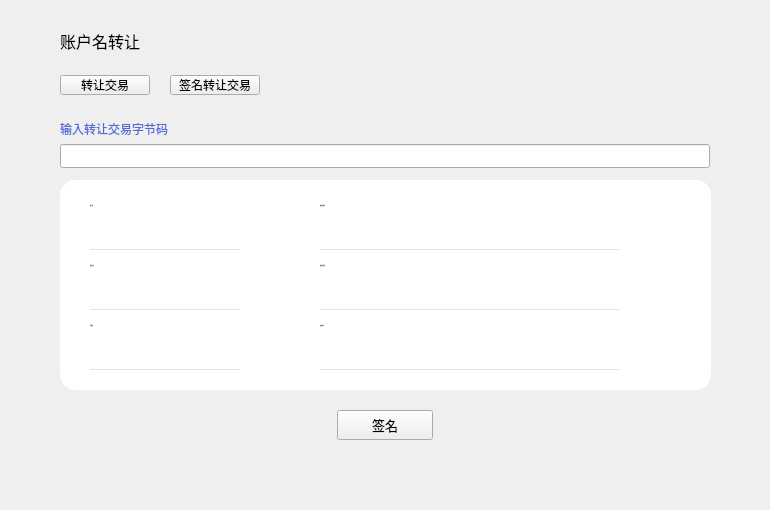
<?xml version="1.0" encoding="UTF-8"?>
<ui version="4.0">
 <class>NameTransferPage</class>
 <widget class="QWidget" name="NameTransferPage">
  <property name="geometry">
   <rect>
    <x>0</x>
    <y>0</y>
    <width>770</width>
    <height>510</height>
   </rect>
  </property>
  <property name="windowTitle">
   <string>Form</string>
  </property>
  <widget class="QLabel" name="title_label">
   <property name="geometry">
    <rect>
     <x>60</x>
     <y>28</y>
     <width>200</width>
     <height>26</height>
    </rect>
   </property>
   <property name="font">
    <font>
     <family>微软雅黑</family>
     <pointsize>12</pointsize>
     <weight>50</weight>
     <italic>false</italic>
     <bold>false</bold>
    </font>
   </property>
   <property name="styleSheet">
    <string notr="true"/>
   </property>
   <property name="text">
    <string>账户名转让</string>
   </property>
  </widget>
  <widget class="QPushButton" name="typeSignBtn">
   <property name="geometry">
    <rect>
     <x>170</x>
     <y>75</y>
     <width>90</width>
     <height>20</height>
    </rect>
   </property>
   <property name="cursor">
    <cursorShape>PointingHandCursor</cursorShape>
   </property>
   <property name="styleSheet">
    <string notr="true"/>
   </property>
   <property name="text">
    <string>签名转让交易</string>
   </property>
  </widget>
  <widget class="QPushButton" name="typeTrxBtn">
   <property name="geometry">
    <rect>
     <x>60</x>
     <y>75</y>
     <width>90</width>
     <height>20</height>
    </rect>
   </property>
   <property name="cursor">
    <cursorShape>PointingHandCursor</cursorShape>
   </property>
   <property name="styleSheet">
    <string notr="true"/>
   </property>
   <property name="text">
    <string>转让交易</string>
   </property>
  </widget>
  <widget class="QStackedWidget" name="stackedWidget">
   <property name="geometry">
    <rect>
     <x>0</x>
     <y>100</y>
     <width>770</width>
     <height>390</height>
    </rect>
   </property>
   <property name="currentIndex">
    <number>1</number>
   </property>
   <widget class="QWidget" name="page1">
    <widget class="QToolButton" name="createTrxBtn">
     <property name="geometry">
      <rect>
       <x>610</x>
       <y>9</y>
       <width>100</width>
       <height>20</height>
      </rect>
     </property>
     <property name="font">
      <font>
       <family>微软雅黑</family>
       <weight>50</weight>
       <italic>false</italic>
       <bold>false</bold>
      </font>
     </property>
     <property name="cursor">
      <cursorShape>PointingHandCursor</cursorShape>
     </property>
     <property name="focusPolicy">
      <enum>Qt::NoFocus</enum>
     </property>
     <property name="styleSheet">
      <string notr="true"/>
     </property>
     <property name="text">
      <string>生成转让交易</string>
     </property>
     <property name="BtnStyle" stdset="0">
      <string>btn1</string>
     </property>
    </widget>
    <widget class="QTableWidget" name="trxTableWidget">
     <property name="geometry">
      <rect>
       <x>60</x>
       <y>40</y>
       <width>650</width>
       <height>294</height>
      </rect>
     </property>
     <property name="cursor" stdset="0">
      <cursorShape>PointingHandCursor</cursorShape>
     </property>
     <property name="layoutDirection">
      <enum>Qt::LeftToRight</enum>
     </property>
     <property name="styleSheet">
      <string notr="true"/>
     </property>
     <property name="frameShape">
      <enum>QFrame::Box</enum>
     </property>
     <property name="frameShadow">
      <enum>QFrame::Plain</enum>
     </property>
     <property name="verticalScrollBarPolicy">
      <enum>Qt::ScrollBarAsNeeded</enum>
     </property>
     <property name="horizontalScrollBarPolicy">
      <enum>Qt::ScrollBarAlwaysOff</enum>
     </property>
     <property name="autoScroll">
      <bool>true</bool>
     </property>
     <property name="editTriggers">
      <set>QAbstractItemView::NoEditTriggers</set>
     </property>
     <property name="selectionMode">
      <enum>QAbstractItemView::NoSelection</enum>
     </property>
     <property name="iconSize">
      <size>
       <width>19</width>
       <height>12</height>
      </size>
     </property>
     <property name="showGrid">
      <bool>true</bool>
     </property>
     <property name="gridStyle">
      <enum>Qt::SolidLine</enum>
     </property>
     <property name="TableStyle" stdset="0">
      <string>table1</string>
     </property>
     <attribute name="horizontalHeaderVisible">
      <bool>false</bool>
     </attribute>
     <attribute name="horizontalHeaderCascadingSectionResizes">
      <bool>false</bool>
     </attribute>
     <attribute name="horizontalHeaderHighlightSections">
      <bool>false</bool>
     </attribute>
     <attribute name="verticalHeaderVisible">
      <bool>false</bool>
     </attribute>
     <attribute name="verticalHeaderHighlightSections">
      <bool>false</bool>
     </attribute>
     <column>
      <property name="text">
       <string>转让者</string>
      </property>
      <property name="font">
       <font>
        <family>微软雅黑</family>
       </font>
      </property>
      <property name="textAlignment">
       <set>AlignCenter</set>
      </property>
     </column>
     <column>
      <property name="text">
       <string>转让给地址</string>
      </property>
      <property name="font">
       <font>
        <family>微软雅黑</family>
       </font>
      </property>
      <property name="textAlignment">
       <set>AlignCenter</set>
      </property>
     </column>
     <column>
      <property name="text">
       <string>新账户名</string>
      </property>
      <property name="font">
       <font>
        <family>微软雅黑</family>
       </font>
      </property>
      <property name="textAlignment">
       <set>AlignCenter</set>
      </property>
     </column>
     <column>
      <property name="text">
       <string>转让费用</string>
      </property>
      <property name="font">
       <font>
        <family>微软雅黑</family>
       </font>
      </property>
      <property name="textAlignment">
       <set>AlignCenter</set>
      </property>
     </column>
     <column>
      <property name="text">
       <string>复制字节码</string>
      </property>
      <property name="font">
       <font>
        <family>微软雅黑</family>
       </font>
      </property>
      <property name="textAlignment">
       <set>AlignCenter</set>
      </property>
     </column>
     <column>
      <property name="text">
       <string>状态</string>
      </property>
      <property name="font">
       <font>
        <family>微软雅黑</family>
       </font>
      </property>
      <property name="textAlignment">
       <set>AlignCenter</set>
      </property>
     </column>
     <column>
      <property name="text">
       <string/>
      </property>
     </column>
    </widget>
   </widget>
   <widget class="QWidget" name="page2">
    <widget class="QLabel" name="label">
     <property name="geometry">
      <rect>
       <x>60</x>
       <y>20</y>
       <width>260</width>
       <height>18</height>
      </rect>
     </property>
     <property name="styleSheet">
      <string notr="true">QLabel{font: 12px &quot;微软雅黑&quot;;color:rgb(83,107,215);}</string>
     </property>
     <property name="text">
      <string>输入转让交易字节码</string>
     </property>
    </widget>
    <widget class="QLineEdit" name="trxCodeLineEdit">
     <property name="geometry">
      <rect>
       <x>60</x>
       <y>44</y>
       <width>650</width>
       <height>24</height>
      </rect>
     </property>
    </widget>
    <widget class="QToolButton" name="signBtn">
     <property name="geometry">
      <rect>
       <x>337</x>
       <y>310</y>
       <width>96</width>
       <height>30</height>
      </rect>
     </property>
     <property name="font">
      <font>
       <family>微软雅黑</family>
       <pointsize>10</pointsize>
      </font>
     </property>
     <property name="cursor">
      <cursorShape>PointingHandCursor</cursorShape>
     </property>
     <property name="focusPolicy">
      <enum>Qt::NoFocus</enum>
     </property>
     <property name="styleSheet">
      <string notr="true"/>
     </property>
     <property name="text">
      <string>签名</string>
     </property>
     <property name="BtnStyle" stdset="0">
      <string>ok</string>
     </property>
    </widget>
    <widget class="QWidget" name="widget" native="true">
     <property name="geometry">
      <rect>
       <x>60</x>
       <y>80</y>
       <width>651</width>
       <height>210</height>
      </rect>
     </property>
     <property name="styleSheet">
      <string notr="true">QLabel{font: 11px &quot;微软雅黑&quot;;color:rgb(52,37,90);}
#widget{background-color: rgb(255, 255, 255);border-radius:15px;}</string>
     </property>
     <widget class="QLabel" name="label_3">
      <property name="geometry">
       <rect>
        <x>30</x>
        <y>10</y>
        <width>100</width>
        <height>30</height>
       </rect>
      </property>
      <property name="font">
       <font>
        <family>微软雅黑</family>
        <pointsize>-1</pointsize>
        <weight>50</weight>
        <italic>false</italic>
        <bold>false</bold>
       </font>
      </property>
      <property name="text">
       <string>转让者</string>
      </property>
      <property name="alignment">
       <set>Qt::AlignLeading|Qt::AlignLeft|Qt::AlignVCenter</set>
      </property>
     </widget>
     <widget class="QLabel" name="fromLabel">
      <property name="geometry">
       <rect>
        <x>30</x>
        <y>40</y>
        <width>150</width>
        <height>30</height>
       </rect>
      </property>
      <property name="font">
       <font>
        <family>微软雅黑 Light</family>
        <pointsize>-1</pointsize>
        <weight>50</weight>
        <italic>false</italic>
        <bold>false</bold>
       </font>
      </property>
      <property name="styleSheet">
       <string notr="true">QLabel{border-top:none;border-left:none;border-right:none;border-bottom:1px solid rgb(229,229,229);font: 13px &quot;微软雅黑 Light&quot;;color: rgb(51, 51, 51);padding:0px 0px 0px 5px;}</string>
      </property>
      <property name="text">
       <string/>
      </property>
      <property name="alignment">
       <set>Qt::AlignLeading|Qt::AlignLeft|Qt::AlignVCenter</set>
      </property>
      <property name="textInteractionFlags">
       <set>Qt::LinksAccessibleByMouse|Qt::TextSelectableByMouse</set>
      </property>
     </widget>
     <widget class="QLabel" name="sendtoLabel">
      <property name="geometry">
       <rect>
        <x>260</x>
        <y>100</y>
        <width>300</width>
        <height>30</height>
       </rect>
      </property>
      <property name="font">
       <font>
        <family>微软雅黑 Light</family>
        <pointsize>-1</pointsize>
        <weight>50</weight>
        <italic>false</italic>
        <bold>false</bold>
       </font>
      </property>
      <property name="styleSheet">
       <string notr="true">QLabel{border-top:none;border-left:none;border-right:none;border-bottom:1px solid rgb(229,229,229);font: 13px &quot;微软雅黑 Light&quot;;color: rgb(51, 51, 51);padding:0px 0px 0px 5px;}</string>
      </property>
      <property name="text">
       <string/>
      </property>
      <property name="alignment">
       <set>Qt::AlignLeading|Qt::AlignLeft|Qt::AlignVCenter</set>
      </property>
      <property name="textInteractionFlags">
       <set>Qt::LinksAccessibleByMouse|Qt::TextSelectableByMouse</set>
      </property>
     </widget>
     <widget class="QLabel" name="label_2">
      <property name="geometry">
       <rect>
        <x>260</x>
        <y>70</y>
        <width>100</width>
        <height>30</height>
       </rect>
      </property>
      <property name="font">
       <font>
        <family>微软雅黑</family>
        <pointsize>-1</pointsize>
        <weight>50</weight>
        <italic>false</italic>
        <bold>false</bold>
       </font>
      </property>
      <property name="text">
       <string>转让给地址</string>
      </property>
      <property name="alignment">
       <set>Qt::AlignLeading|Qt::AlignLeft|Qt::AlignVCenter</set>
      </property>
     </widget>
     <widget class="QLabel" name="amountLabel">
      <property name="geometry">
       <rect>
        <x>30</x>
        <y>100</y>
        <width>150</width>
        <height>30</height>
       </rect>
      </property>
      <property name="font">
       <font>
        <family>微软雅黑 Light</family>
        <pointsize>-1</pointsize>
        <weight>50</weight>
        <italic>false</italic>
        <bold>false</bold>
       </font>
      </property>
      <property name="styleSheet">
       <string notr="true">QLabel{border-top:none;border-left:none;border-right:none;border-bottom:1px solid rgb(229,229,229);font: 13px &quot;微软雅黑 Light&quot;;color: rgb(51, 51, 51);padding:0px 0px 0px 5px;}</string>
      </property>
      <property name="text">
       <string/>
      </property>
      <property name="alignment">
       <set>Qt::AlignLeading|Qt::AlignLeft|Qt::AlignVCenter</set>
      </property>
      <property name="textInteractionFlags">
       <set>Qt::LinksAccessibleByMouse|Qt::TextSelectableByMouse</set>
      </property>
     </widget>
     <widget class="QLabel" name="expirationLabel">
      <property name="geometry">
       <rect>
        <x>260</x>
        <y>160</y>
        <width>300</width>
        <height>30</height>
       </rect>
      </property>
      <property name="font">
       <font>
        <family>微软雅黑 Light</family>
        <pointsize>-1</pointsize>
        <weight>50</weight>
        <italic>false</italic>
        <bold>false</bold>
       </font>
      </property>
      <property name="styleSheet">
       <string notr="true">QLabel{border-top:none;border-left:none;border-right:none;border-bottom:1px solid rgb(229,229,229);font: 13px &quot;微软雅黑 Light&quot;;color: rgb(51, 51, 51);padding:0px 0px 0px 5px;}</string>
      </property>
      <property name="text">
       <string/>
      </property>
      <property name="alignment">
       <set>Qt::AlignLeading|Qt::AlignLeft|Qt::AlignVCenter</set>
      </property>
      <property name="textInteractionFlags">
       <set>Qt::LinksAccessibleByMouse|Qt::TextSelectableByMouse</set>
      </property>
     </widget>
     <widget class="QLabel" name="label_4">
      <property name="geometry">
       <rect>
        <x>30</x>
        <y>70</y>
        <width>100</width>
        <height>30</height>
       </rect>
      </property>
      <property name="font">
       <font>
        <family>微软雅黑</family>
        <pointsize>-1</pointsize>
        <weight>50</weight>
        <italic>false</italic>
        <bold>false</bold>
       </font>
      </property>
      <property name="text">
       <string>转让费用</string>
      </property>
      <property name="alignment">
       <set>Qt::AlignLeading|Qt::AlignLeft|Qt::AlignVCenter</set>
      </property>
     </widget>
     <widget class="QLabel" name="label_5">
      <property name="geometry">
       <rect>
        <x>260</x>
        <y>130</y>
        <width>100</width>
        <height>30</height>
       </rect>
      </property>
      <property name="font">
       <font>
        <family>微软雅黑</family>
        <pointsize>-1</pointsize>
        <weight>50</weight>
        <italic>false</italic>
        <bold>false</bold>
       </font>
      </property>
      <property name="text">
       <string>失效时间</string>
      </property>
      <property name="alignment">
       <set>Qt::AlignLeading|Qt::AlignLeft|Qt::AlignVCenter</set>
      </property>
     </widget>
     <widget class="QLabel" name="fromAddressLabel">
      <property name="geometry">
       <rect>
        <x>260</x>
        <y>40</y>
        <width>300</width>
        <height>30</height>
       </rect>
      </property>
      <property name="font">
       <font>
        <family>微软雅黑 Light</family>
        <pointsize>-1</pointsize>
        <weight>50</weight>
        <italic>false</italic>
        <bold>false</bold>
       </font>
      </property>
      <property name="styleSheet">
       <string notr="true">QLabel{border-top:none;border-left:none;border-right:none;border-bottom:1px solid rgb(229,229,229);font: 13px &quot;微软雅黑 Light&quot;;color: rgb(51, 51, 51);padding:0px 0px 0px 5px;}</string>
      </property>
      <property name="text">
       <string/>
      </property>
      <property name="alignment">
       <set>Qt::AlignLeading|Qt::AlignLeft|Qt::AlignVCenter</set>
      </property>
      <property name="textInteractionFlags">
       <set>Qt::LinksAccessibleByMouse|Qt::TextSelectableByMouse</set>
      </property>
     </widget>
     <widget class="QLabel" name="label_6">
      <property name="geometry">
       <rect>
        <x>260</x>
        <y>10</y>
        <width>100</width>
        <height>30</height>
       </rect>
      </property>
      <property name="font">
       <font>
        <family>微软雅黑</family>
        <pointsize>-1</pointsize>
        <weight>50</weight>
        <italic>false</italic>
        <bold>false</bold>
       </font>
      </property>
      <property name="text">
       <string>转让者地址</string>
      </property>
      <property name="alignment">
       <set>Qt::AlignLeading|Qt::AlignLeft|Qt::AlignVCenter</set>
      </property>
     </widget>
     <widget class="QLabel" name="feeLabel">
      <property name="geometry">
       <rect>
        <x>30</x>
        <y>160</y>
        <width>150</width>
        <height>30</height>
       </rect>
      </property>
      <property name="font">
       <font>
        <family>微软雅黑 Light</family>
        <pointsize>-1</pointsize>
        <weight>50</weight>
        <italic>false</italic>
        <bold>false</bold>
       </font>
      </property>
      <property name="styleSheet">
       <string notr="true">QLabel{border-top:none;border-left:none;border-right:none;border-bottom:1px solid rgb(229,229,229);font: 13px &quot;微软雅黑 Light&quot;;color: rgb(51, 51, 51);padding:0px 0px 0px 5px;}</string>
      </property>
      <property name="text">
       <string/>
      </property>
      <property name="alignment">
       <set>Qt::AlignLeading|Qt::AlignLeft|Qt::AlignVCenter</set>
      </property>
      <property name="textInteractionFlags">
       <set>Qt::LinksAccessibleByMouse|Qt::TextSelectableByMouse</set>
      </property>
     </widget>
     <widget class="QLabel" name="label_7">
      <property name="geometry">
       <rect>
        <x>30</x>
        <y>130</y>
        <width>100</width>
        <height>30</height>
       </rect>
      </property>
      <property name="font">
       <font>
        <family>微软雅黑</family>
        <pointsize>-1</pointsize>
        <weight>50</weight>
        <italic>false</italic>
        <bold>false</bold>
       </font>
      </property>
      <property name="text">
       <string>手续费</string>
      </property>
      <property name="alignment">
       <set>Qt::AlignLeading|Qt::AlignLeft|Qt::AlignVCenter</set>
      </property>
     </widget>
    </widget>
    <zorder>widget</zorder>
    <zorder>label</zorder>
    <zorder>trxCodeLineEdit</zorder>
    <zorder>signBtn</zorder>
   </widget>
  </widget>
 </widget>
 <resources/>
 <connections/>
</ui>
